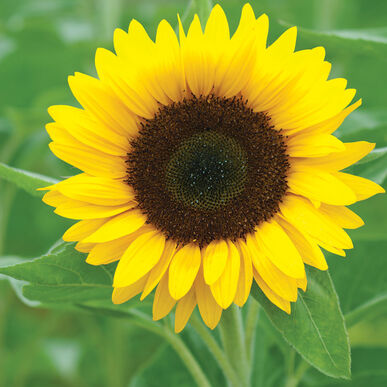
//> input picture sunflower.jpg, 387 x 387 px
$ ./basics   (built with g++ and OpenCV 4)
//> lines starting //> are read from the running program, lines starting //| are printed output that depends on the picture
// Credits: Thorbjoern Mosekjaer Iversen

#include <opencv2/core/core.hpp>
#include <opencv2/highgui/highgui.hpp>
#include <opencv2/imgproc/imgproc.hpp>
#include <opencv2/calib3d/calib3d.hpp>
#include <iostream>
#include <fstream>

int main(int argc, char* argv[]) {
    std::string filename = "D:/machine-vision/sunflower.jpg";
    cv::Mat src = cv::imread(filename, cv::IMREAD_COLOR);
//> src is the input picture: 387 rows x 387 cols, CV_8UC3; mean B, G, R 44.3, 154.5, 143.2
    if (!src.data) {
        printf("No image \n");
        return -1;
    }
    cv::namedWindow("src");
    cv::imshow("src", src);
    cv::waitKey(0);

    CV_Assert(src.type() == CV_8UC3);

    // Rotate image
    cv::Mat src_rotated(src.cols, src.rows, src.type());
    for(int i=0; i<src_rotated.rows; i++){
        for(int j=0; j<src_rotated.cols; j++){
            src_rotated.at<cv::Vec3b>(i, j) = src.at<cv::Vec3b>(src_rotated.cols-j-1, i);
        }
    }
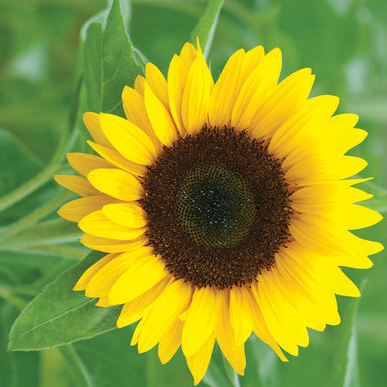
//> src_rotated: 387 rows x 387 cols, CV_8UC3; mean B, G, R 44.3, 154.5, 143.2
    cv::namedWindow("src_rotated");
    cv::imshow("src_rotated", src_rotated);
    cv::waitKey(0);

    // Show BGR and HLS channels
    cv::Mat src_hls;
    cv::cvtColor(src, src_hls, cv::COLOR_BGR2HLS);
//> src_hls: 387 rows x 387 cols, CV_8UC3; mean of channels 0, 1, 2 38.1, 106.8, 147.5

    std::vector<cv::Mat> bgrChannels, hlsChannels;
    cv::split(src, bgrChannels);
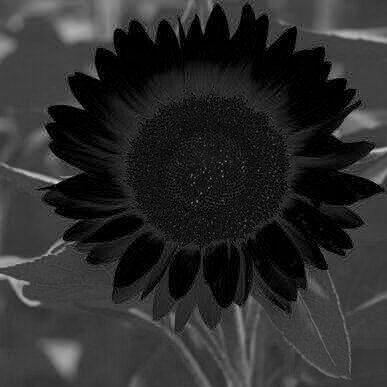
//> bgrChannels[0]: 387 rows x 387 cols, CV_8UC1; min 0, max 219, mean 44.3
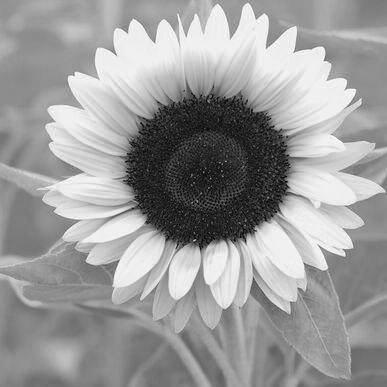
//> bgrChannels[1]: 387 rows x 387 cols, CV_8UC1; min 0, max 255, mean 154.5
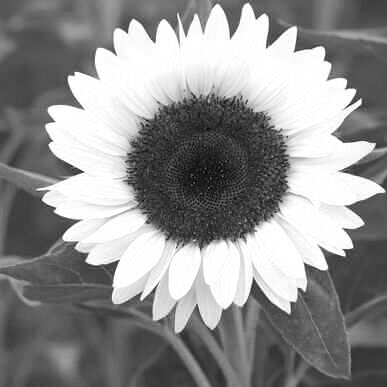
//> bgrChannels[2]: 387 rows x 387 cols, CV_8UC1; min 0, max 255, mean 143.2
    cv::split(src_hls, hlsChannels);
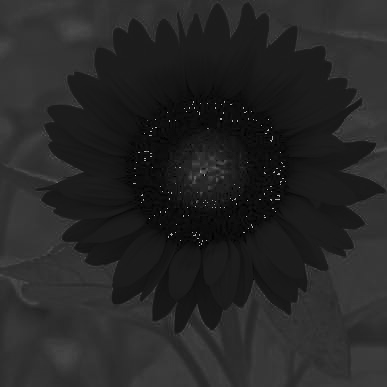
//> hlsChannels[0]: 387 rows x 387 cols, CV_8UC1; min 0, max 179, mean 38.1
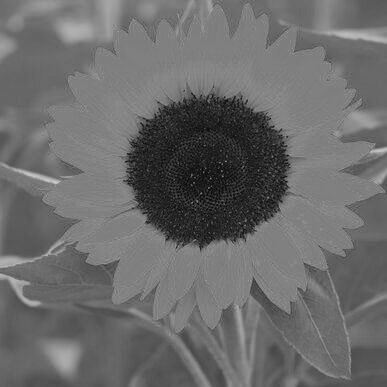
//> hlsChannels[1]: 387 rows x 387 cols, CV_8UC1; min 2, max 209, mean 106.8
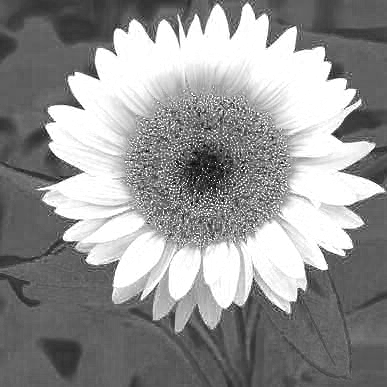
//> hlsChannels[2]: 387 rows x 387 cols, CV_8UC1; min 0, max 255, mean 147.5

    int flags = cv::WINDOW_AUTOSIZE;
    // [14 lines of commented-out code are left out]
    cv::waitKey(0);

    cv::Mat spoon_hls = cv::Mat::zeros(src_hls.rows, src_hls.cols, src_hls.type());
    for(int i = 0; i < src_hls.rows; i++) {
        for(int j = 0; j < src_hls.cols; j++) {
            cv::Vec3b pixel = src_hls.at<cv::Vec3b>(i, j);
            if(pixel[0] > 150 && pixel[1] < 150 && pixel[2] > 150) {
                spoon_hls.at<cv::Vec3b>(i, j) = pixel;
            }
        }
    }
//> spoon_hls: 387 rows x 387 cols, CV_8UC3; mean of channels 0, 1, 2 0, 0, 0
    cv::Mat spoon;
    cv::cvtColor(spoon_hls, spoon, cv::COLOR_HLS2BGR);
    cv::namedWindow("spoon");
    cv::imshow("spoon", spoon);
    cv::waitKey(0);
    return 0;
}
